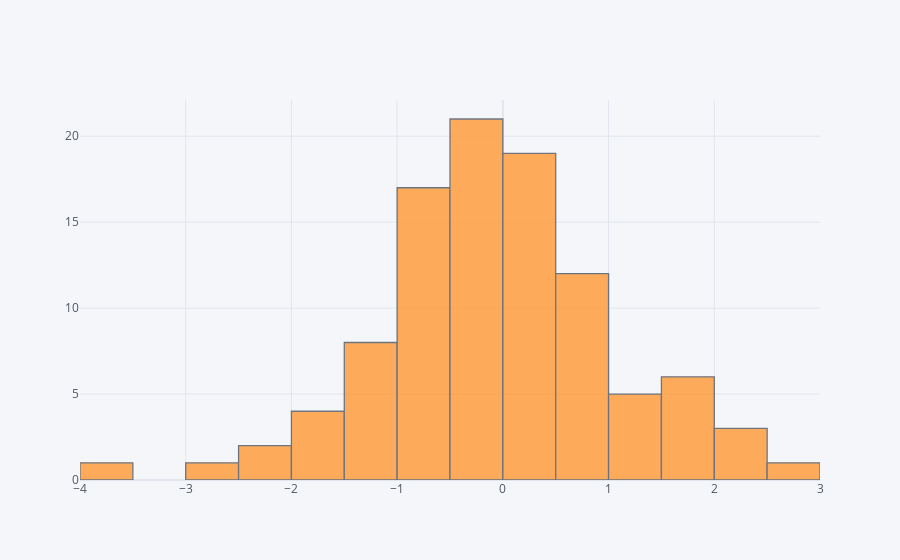

The notebook cell saved with this chart:
### Code cell
df['A'].iplot(kind='hist',bins=25)

### Figure 1 — Plotly figure (JSON) as saved in the notebook; plotly's stock layout.template omitted (floating-point values rounded to 4 significant figures)
{"data": [{"histfunc": "count", "histnorm": "", "marker": {"color": "rgba(255, 153, 51, 1.0)", "line": {"color": "#4D5663", "width": 1.3}}, "name": "A", "nbinsx": 25, "opacity": 0.8, "orientation": "v", "type": "histogram", "x": [0.4358, 0.0392, -0.08281, -0.069, -0.7445, -0.5818, 0.2081, 1.577, -0.6229, -0.2543, -0.8617, -0.6882, 1.609, -0.08961, 1.478, -1.129, -0.3776, -0.9556, -0.8716, 2.334, -0.5804, -0.3451, 1.001, -0.03639, -0.4796, -0.3871, -0.5982, 0.8057, 0.07654, 1.879, -1.987, -1.253, 1.142, -0.1967, 0.6673, 0.222, 0.4038, 0.7905, 0.4776, 1.188, 2.597, -0.6307, 0.07963, 0.3075, -1.496, -0.1252, -1.236, -0.2361, -2.282, 0.7428, -0.6288, 0.623, 0.717, 0.2741, 0.9316, 2.246, -0.09798, -1.413, 0.2706, 0.5897, 0.04933, -1.688, -2.049, 0.4452, -0.9381, -1.886, 0.6201, -1.557, -0.5969, 1.713, 2.019, -1.233, 1.266, 0.4476, -0.8086, -0.1755, -1.013, -3.676, 0.02856, 1.93, 0.3556, -0.06511, -0.2584, -1.24, -0.3408, 0.543, -0.8057, 1.63, 0.1558, 0.0962, -0.7846, -2.518, 0.5563, 0.1605, -0.2195, -0.3281, 0.7209, -0.03454, -0.09495, -0.891]}], "layout": {"barmode": "overlay", "legend": {"bgcolor": "#F5F6F9", "font": {"color": "#4D5663"}}, "paper_bgcolor": "#F5F6F9", "plot_bgcolor": "#F5F6F9", "title": {"font": {"color": "#4D5663"}}, "xaxis": {"gridcolor": "#E1E5ED", "showgrid": true, "tickfont": {"color": "#4D5663"}, "title": {"font": {"color": "#4D5663"}, "text": ""}, "zerolinecolor": "#E1E5ED"}, "yaxis": {"gridcolor": "#E1E5ED", "showgrid": true, "tickfont": {"color": "#4D5663"}, "title": {"font": {"color": "#4D5663"}, "text": ""}, "zerolinecolor": "#E1E5ED"}}}
